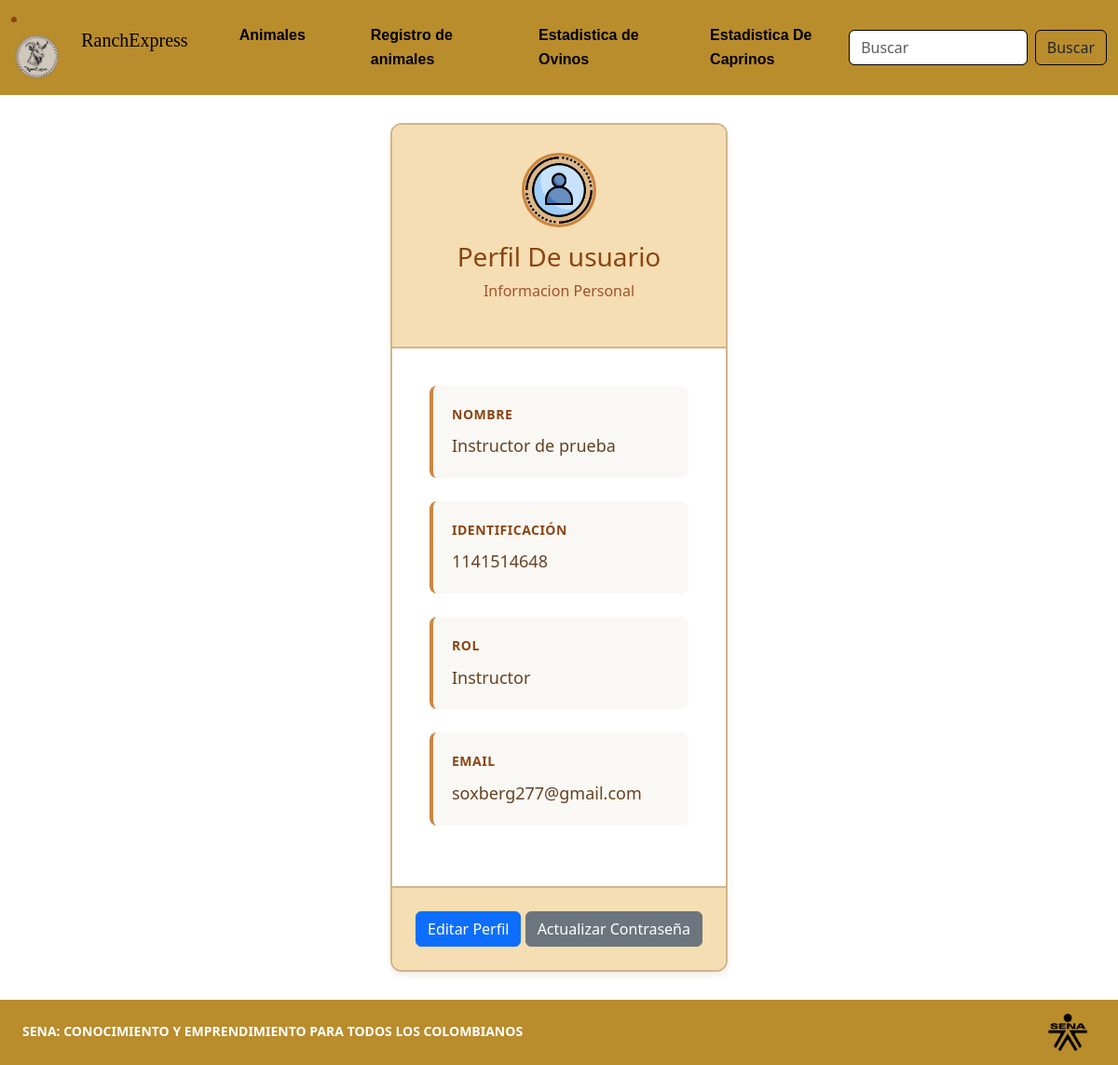
The page /Vista/perfil_usuario.php (signed in) on the database its author committed.
### tables this page shows
CREATE TABLE `usuario` (
  `id_usuario` int(11) NOT NULL,
  `nit` int(10) NOT NULL,
  `nombre` varchar(50) NOT NULL,
  `correo` varchar(100) NOT NULL,
  `clave` varchar(255) NOT NULL,
  `rol` enum('Aprendiz','Instructor') NOT NULL
);

### Controlador/perfil.php (called while the page is built)
<?php
include '../Modelo/conn.php';
$usuario = $_SESSION['user'];
$sqlPerfil = "SELECT * FROM usuario WHERE id_usuario = ?";
$stmtPerfil = $conn->prepare($sqlPerfil);
$stmtPerfil->bind_param("i", $usuario);
$stmtPerfil->execute();
$resultadoPerfil = $stmtPerfil->get_result();
$perfil = $resultadoPerfil->fetch_assoc();
$nombre = $perfil['nombre'];
$email = $perfil['correo'];
$DNI = $perfil['nit'];
$rol = $perfil['rol'];
?>

### Vista/perfil_usuario.php (the view, shortened to what this page needs)
<?php
include 'header.php';
include '../Controlador/perfil.php';
?>
<!DOCTYPE html>
<html lang="es">
<head>
    <link rel="stylesheet" href="../public/perfil_usuario.css">
</head>
</body>
</html>
<body>
    <div class="container">
        <div class="header">
            <img class="profile-avatar" src="../Media/icons/user_icon.png">
            <h1>Perfil De usuario</h1>
            <p id="mode-text">Informacion Personal</p>
        </div>
        <div class="profile-content">
            <form action="" class="formularioPerfil" id ="formularioPerfil">
                <div class="field-group">
                    <label class="field-label">Nombre</label>
                    <div class="field-value" id = "nombre"><?php echo htmlspecialchars($nombre) ?></div>
                </div>
                <div class="field-group">
                    <label class="field-label">Identificación</label>
                    <div class="field-value" id = "identificacion"><?php echo htmlspecialchars($DNI) ?></div>
                </div>
                <div class="field-group">
                    <label class="field-label">Rol</label>
                    <div class="field-value" id = "rol"><?php echo htmlspecialchars($rol) ?></div>
                </div>
                <div class="field-group">
                    <label class="field-label">Email</label>
                    <div class="field-value" id = "email"><?php echo htmlspecialchars($email) ?></div>
                </div>
            </form>
            </div>
            <div class="update-section">
            <div id="view-buttons">
                <button class="btn btn-primary" onclick="habilitarEditar()">Editar Perfil</button>
                <a href = "recuperar_contraseña.php" role = "button"  class="btn btn-secondary">Actualizar Contraseña</a>
            </div>
        </div>
    </div>
</body>
</html>

### public/perfil_usuario.css (style rules this page uses)
body { background-color: #ffffff; color: #8b4513; line-height: 1.6; }
.container { min-width: 30%; max-width: fit-content; margin: 30px auto; background-color: #ffffff; border-radius: 12px; box-shadow: 0 4px 6px rgba(139, 69, 19, 0.1); border: 2px solid #d2b48c; overflow: hidden; padding: 20x; padding-left: 0px; padding-right: 0px; }
.header { background-color: #f5deb3; padding: 30px; text-align: center; border-bottom: 2px solid #d2b48c; }
.profile-avatar { width: 80px; height: 80px; border-radius: 50%; background-color: #deb887; margin: 0 auto 15px; display: flex; align-items: center; justify-content: center; font-size: 32px; font-weight: bold; color: #8b4513; border: 3px solid #cd853f; }
.header h1 { color: #8b4513; font-size: 28px; margin-bottom: 8px; }
.header p { color: #a0522d; font-size: 16px; }
.profile-content { padding: 40px; }
.field-group { margin-bottom: 25px; padding: 20px; background-color: #faf8f5; border-radius: 8px; border-left: 4px solid #cd853f; }
.field-label { font-weight: 600; color: #8b4513; font-size: 14px; text-transform: uppercase; letter-spacing: 0.5px; margin-bottom: 8px; display: block; }
.field-value { font-size: 18px; color: #654321; font-weight: 500; }
.update-section { background-color: #f5deb3; padding: 25px; text-align: center; border-top: 2px solid #d2b48c; }

### public/footer.css (style rules this page uses)
footer { background-color: #b98c2c; color: white; padding: 15px 0; margin-top: auto; }
.footer-content { max-width: 1200px; margin: 0 auto; width: 100%; }
.slogan { font-size: 14px; font-weight: bold; }

### rows shown on the page
usuario: nombre "Instructor de prueba", nit "1141514648", rol "Instructor", correo "soxberg277@gmail.com"
